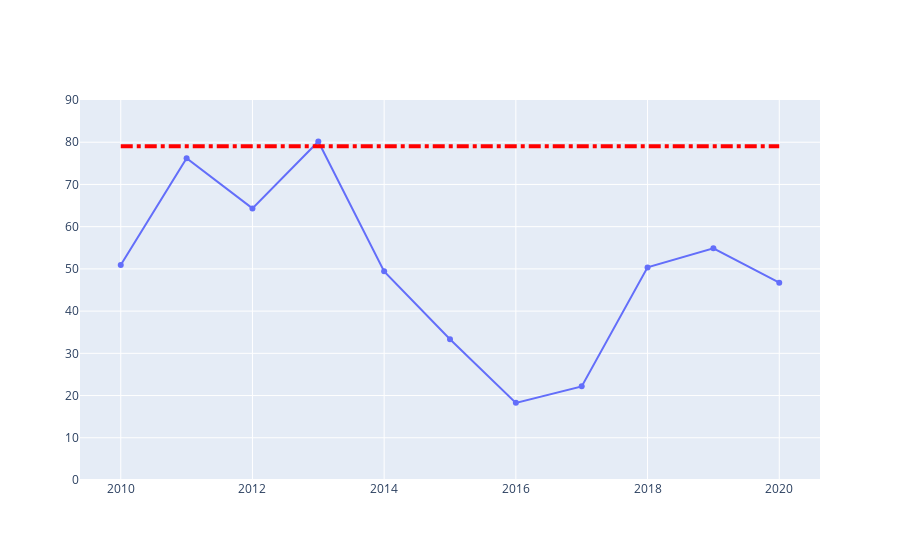

Here is the notebook cell this chart was saved with:
### Code cell
pool_price_avg_line = go.Figure()

pool_price_avg_line.add_trace(go.Scatter(x= pool_price_avg.index,
                                     y= pool_price_avg,
                                     ))

pool_price_avg_line.update_yaxes(range=[0, 90])
pool_price_avg_line.update_layout(shapes=[ dict(
                type="line",
                yref='y1',
                y0= data["WTI spot"].mean(),
                y1= np.mean(data["WTI spot"]),
                xref='x1',
                x0= pool_price_avg.index.min(),
                x1= pool_price_avg.index.max(),
                line=dict(
                    color="Red",
                    width=4,
                    dash="dashdot",
                ) ) ]
        )
pool_price_avg_line.show()

### Figure 1 — Plotly figure (JSON) as saved in the notebook; plotly's stock layout.template omitted (floating-point values rounded to 4 significant figures)
{"data": [{"type": "scatter", "x": [2010, 2011, 2012, 2013, 2014, 2015, 2016, 2017, 2018, 2019, 2020], "y": [50.91, 76.21, 64.33, 80.18, 49.42, 33.34, 18.27, 22.18, 50.36, 54.88, 46.74]}], "layout": {"shapes": [{"line": {"color": "Red", "dash": "dashdot", "width": 4}, "type": "line", "x0": 2010, "x1": 2020, "xref": "x", "y0": 79.07, "y1": 79.07, "yref": "y"}], "yaxis": {"range": [0, 90]}}}
